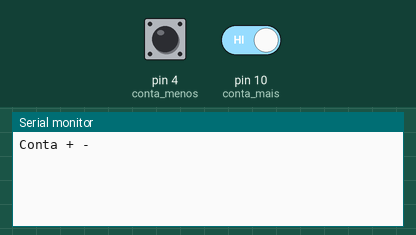
Recording of a sketch running on a simulated Arduino Uno, built with avr-gcc and run on an emulated ATmega328P. On the bench: the last lines printed to the serial monitor. Inputs (shaded band) come from the test bench; at power-on: pin 4 (conta_menos) HIGH, pin 10 (conta_mais) HIGH.

Above: at 1.2 s.
1.3 s: pin 4 (conta_menos) pulled LOW for 0.15 s
At 2.2 s:
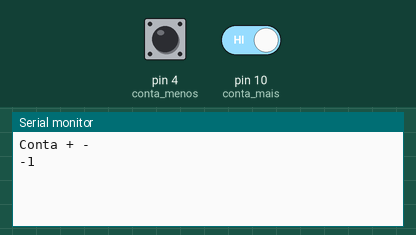
2.9 s: pin 10 (conta_mais) driven LOW
At 3.01 s:
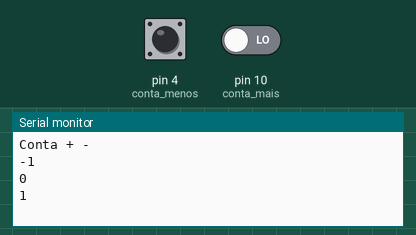
Timing chart, 0 to 5.9 s (numbered marks = the images above; inputs shaded):
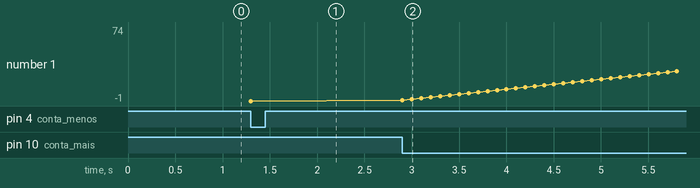

The sketch:

LIGARCOMDOISBOTOES.ino
```cpp
#define conta_mais 10
#define conta_menos 4
int conta = 0;
void setup() {
  Serial.begin(9600);
  Serial.println("Conta + -");
  pinMode(conta_mais, INPUT);
  pinMode(conta_menos, INPUT_PULLUP);
}

void loop() {
 if (digitalRead(conta_mais)==LOW){
  conta = conta+1;
  Serial.println(conta);}
  delay(100);
  if (digitalRead(conta_menos)==LOW)
  {conta = conta-1;
  Serial.println(conta);
  delay(100);

 }
}
```

Measured:
- after the input at 1.3 s, the serial monitor: prints a new line at once (image 1)
- after the input at 2.9 s, the serial monitor: prints a new line at once (image 2)
- plotted number 1: -1 → 74 after the input at 2.9 s
